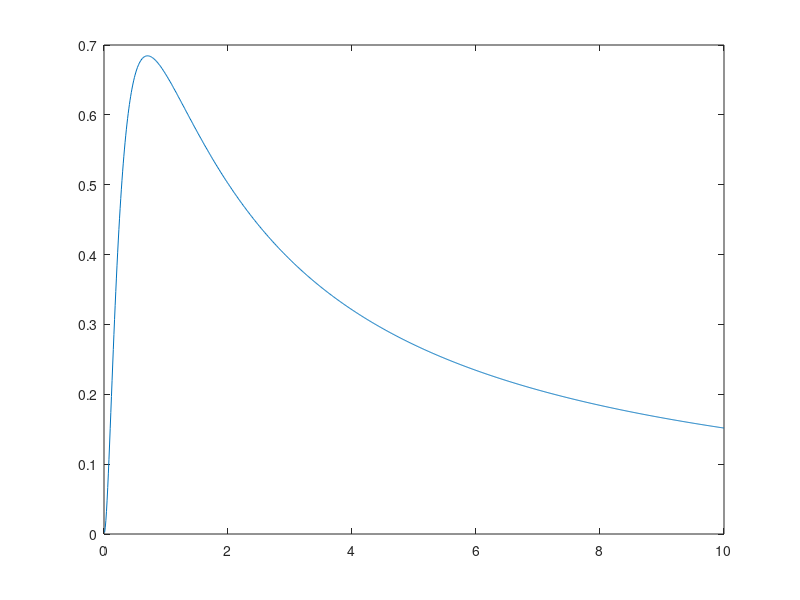

Reproduce this figure in MATLAB.
function y = drawEntropyD()
b = [0.01:0.01:10];
d = 1;
e = 2;
%temp = 2.*b.^2.*exp(e);
% y = (log((2.*b.^2+4.*b+1)./(1+temp))+(temp)./(1+temp).*log(exp(e))-log(4.*b+1)./(temp))./log(2);

%tempA = 2*b+1;
%tempB = 2*b*exp(e)+1;
%tempC = 2*b*e*exp(e);
%tempD = 2*b*exp(e)+1;
%y = log(tempA./tempB)+tempC./tempD;

tempA = 2*b.^2+4*b*d+d*d;
tempB = 2*b.^2.*exp(e)+4*b*d+d*d;
y = (log(tempA./tempB)+e-((4*b*d+d*d)*e)./tempB)./log(2);
%y = (log(tempA./tempB)+e-((4*b+1)*e)./tempB);

plot(b,y);